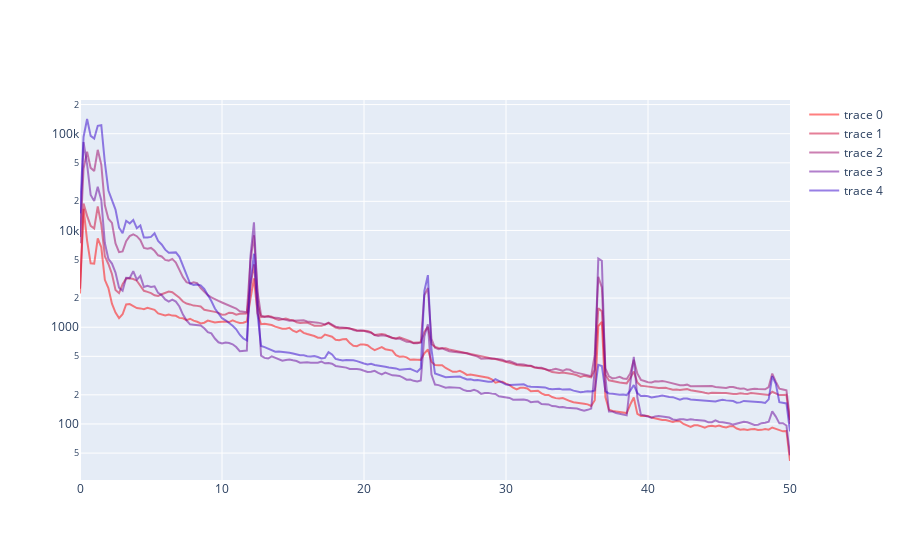

The cell this chart's notebook holds for it:
### Code cell
fig = go.Figure()

index = 0
for psd in psds:
    color_intensity = min((1 - index/len(psds) ),1) # This is to change the color of each line. Plotly doesn't like to do it, so I had to force it with an f string and rgb values.
    fig.add_trace(go.Scatter(x = f, y = psd,
        mode='lines',

        line=dict( color= f"rgb({255*color_intensity},0,{255-(255*color_intensity)})"),

        opacity = 0.5,

    ))
    index += 1

fig.update_yaxes(type='log')
fig.show()
print(color_intensity)

### Figure 1 — Plotly figure (JSON) as saved in the notebook; plotly's stock layout.template omitted (floating-point values rounded to 4 significant figures; data arrays with more than 128 entries replaced by an {"elided": "..."} marker saying what was removed)
{"data": [{"line": {"color": "rgb(255.0,0,0.0)"}, "mode": "lines", "opacity": 0.5, "type": "scatter", "x": {"elided": "201 float values"}, "y": {"elided": "201 float values"}}, {"line": {"color": "rgb(204.0,0,51.0)"}, "mode": "lines", "opacity": 0.5, "type": "scatter", "x": {"elided": "201 float values"}, "y": {"elided": "201 float values"}}, {"line": {"color": "rgb(153.0,0,102.0)"}, "mode": "lines", "opacity": 0.5, "type": "scatter", "x": {"elided": "201 float values"}, "y": {"elided": "201 float values"}}, {"line": {"color": "rgb(102.0,0,153.0)"}, "mode": "lines", "opacity": 0.5, "type": "scatter", "x": {"elided": "201 float values"}, "y": {"elided": "201 float values"}}, {"line": {"color": "rgb(50.999999999999986,0,204.0)"}, "mode": "lines", "opacity": 0.5, "type": "scatter", "x": {"elided": "201 float values"}, "y": {"elided": "201 float values"}}], "layout": {"yaxis": {"type": "log"}}}
